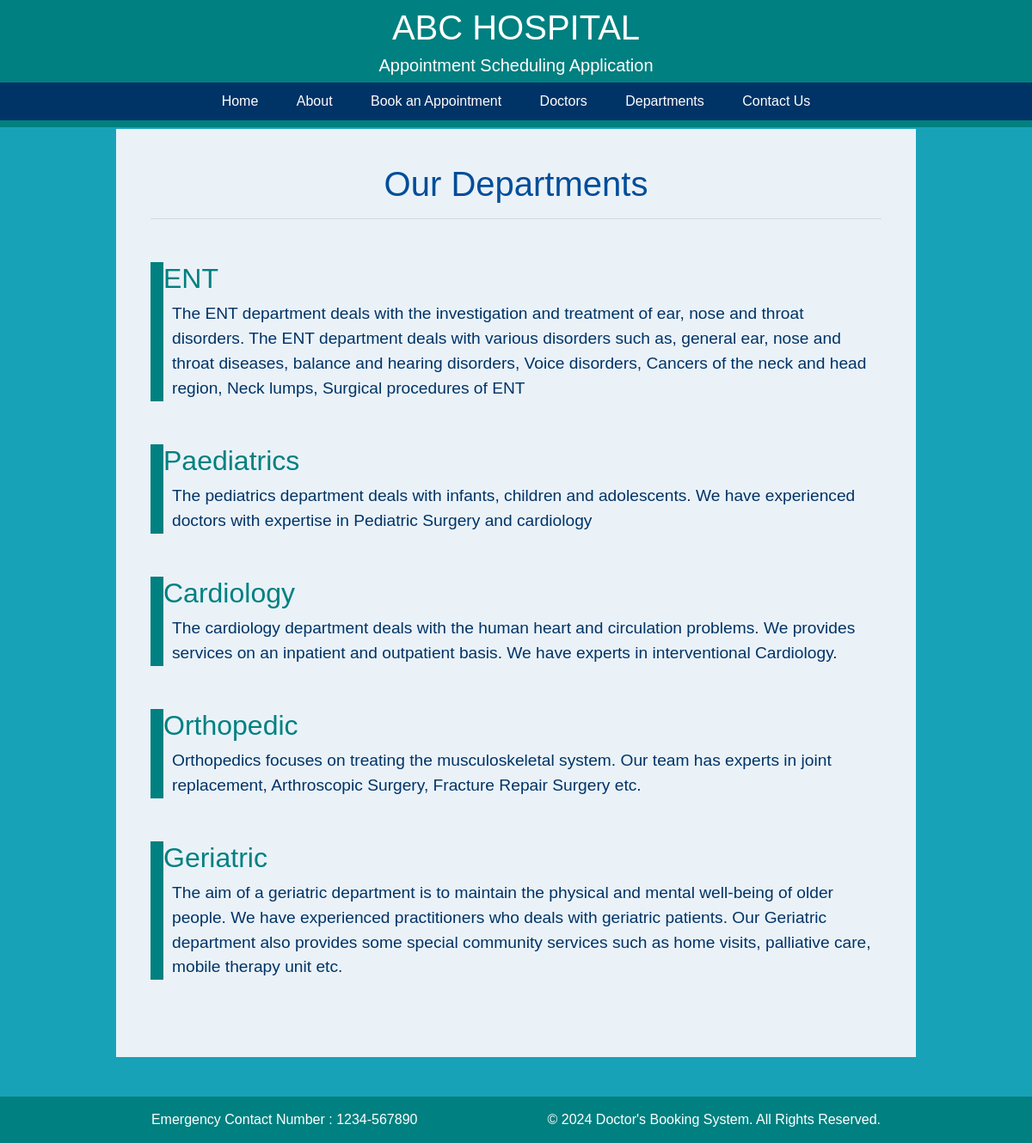
Page /department/ on the committed database.
### das/models.py (models this page shows, shortened)
class Departments(models.Model):
    dept_name = models.CharField(max_length=100)
    dept_description = models.TextField()

### das/views.py (the view)
# urls.py: path('department/',views.department,name='department'),
def department(request):
    dic_dept = {
        'dept' : Departments.objects.all()
    }
    return render(request,'department.html',dic_dept)

### das/templates/department.html (shortened to what this page needs)
{% extends 'base.html'%}
{% block content %}
    <h1>Our Departments </h1>
    <hr>
    {% for d in dept %}
        <div class="dept">
            <h2>{{ d.dept_name }}</h2>
            <p>{{ d.dept_description }}</p>
        </div>
    {% endfor %}
{% endblock %}

### das/static/style.css (style rules this page uses)
body { font-family: Arial, sans-serif; margin: 0; padding: 0; background-color: #eaf2f8; }
.sect h1 { margin: 0; font-size: 2.5em; color: #004d99; }
.sect p { font-size: 1.2em; margin: 0; color: #008080; }
.dept { text-align: left; border-left: 15px solid #008080; margin-top: 50px; margin-bottom:50px; }
.dept h2 { margin-top: 10px; color: #008080; font-size: 2em; }
.dept p { color: #003366; font-size: 1.2em; margin-left: 10px; margin-right:10px; }

### rows in the picture
Departments: dept_name "ENT", dept_description "The ENT department deals with the investigation and treatment of ear, nose and throat disorders. The ENT department deals with various disorders such as, general ear, nose and throat diseases, balance and hearing disorders, Voice disorders, Cancers of the neck and head region, Neck lumps, Surgical procedures of ENT"
Departments: dept_name "Paediatrics", dept_description "The pediatrics department deals with infants, children and adolescents. We have experienced doctors with expertise in Pediatric Surgery and cardiology"
Departments: dept_name "Cardiology", dept_description "The cardiology department deals with the human heart and circulation problems. We provides services on an inpatient and outpatient basis. We have experts in interventional Cardiology."
Departments: dept_name "Orthopedic", dept_description "Orthopedics focuses on treating the musculoskeletal system. Our team has experts in joint replacement, Arthroscopic Surgery, Fracture Repair Surgery etc."
Departments: dept_name "Geriatric", dept_description "The aim of a geriatric department is to maintain the physical and mental well-being of older people. We have experienced practitioners who deals with geriatric patients. Our Geriatric department also provides some special community services such as home visits, palliative care, mobile therapy unit etc."
